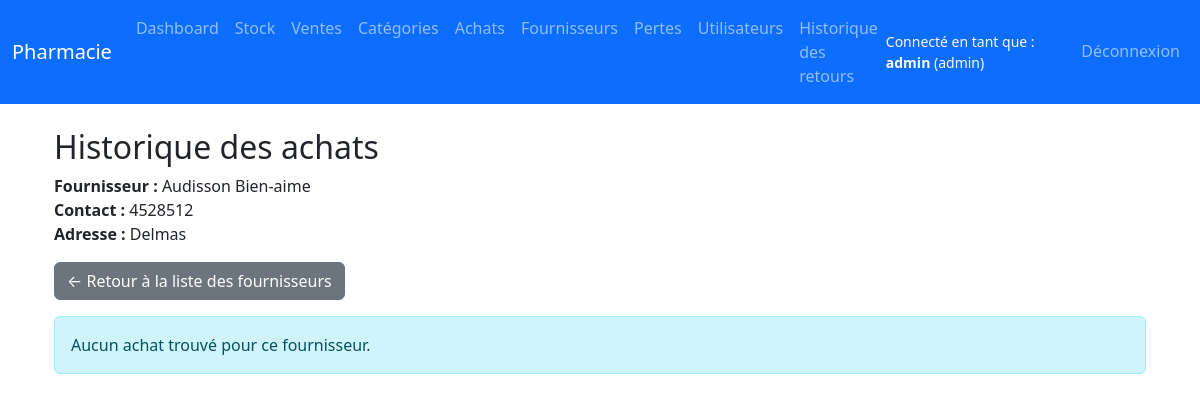
Page /suppliers/1/purchases (signed in) on the earlier database version.
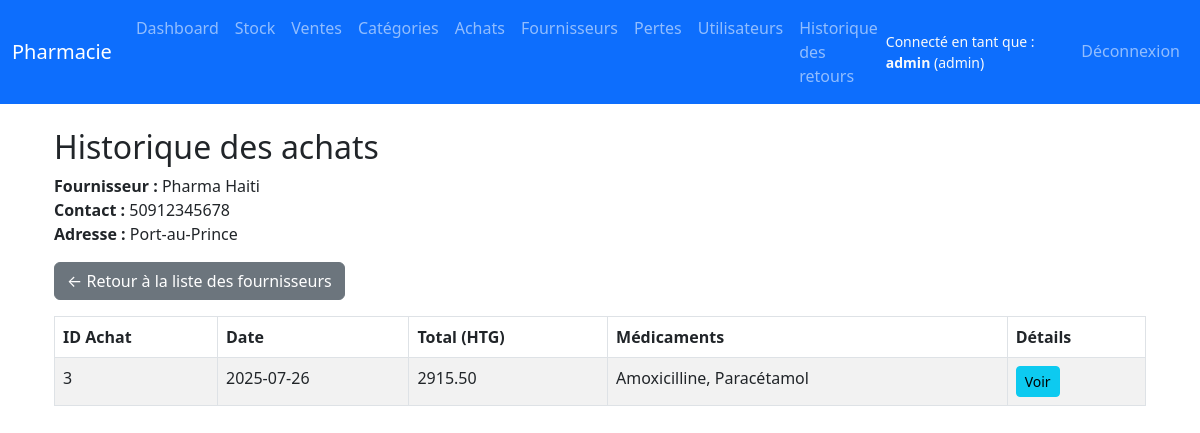
Same page on the later database version.
### app/models.py (models this page shows, shortened)
class Supplier(db.Model):
    id = db.Column(db.Integer, primary_key=True)
    name = db.Column(db.String(100), nullable=False)
    contact = db.Column(db.String(15))
    address = db.Column(db.Text)
    purchases = db.relationship('Purchase', back_populates='supplier')

class Purchase(db.Model):
    id = db.Column(db.Integer, primary_key=True)
    supplier_id = db.Column(db.Integer, db.ForeignKey('supplier.id'), nullable=False)
    purchase_date = db.Column(db.DateTime, default=datetime.utcnow)
    commentaire = db.Column(db.Text, nullable=True)
    supplier = db.relationship('Supplier', back_populates='purchases')
    items = db.relationship('PurchaseItem', back_populates='purchase', cascade='all, delete-orphan')
    @property
    def total_amount(self):
        return sum(item.total_price for item in self.items or [])
    @property
    def medications(self):
        return [item.drug.name for item in self.items if item.drug]

class PurchaseItem(db.Model):
    id = db.Column(db.Integer, primary_key=True)
    purchase_id = db.Column(db.Integer, db.ForeignKey('purchase.id'), nullable=False)
    drug_id = db.Column(db.Integer, db.ForeignKey('drug.id'), nullable=False)
    quantity = db.Column(db.Integer, nullable=False)
    unit_price = db.Column(db.Float, nullable=False)
    purchase = db.relationship('Purchase', back_populates='items')
    drug = db.relationship('Drug', back_populates='purchase_items')
    @property
    def total_price(self):
        return self.quantity * self.unit_price

class Drug(db.Model):
    id = db.Column(db.Integer, primary_key=True)
    name = db.Column(db.String(100), nullable=False)
    unit = db.Column(db.String(30))  # comprimé, flacon, etc.
    price = db.Column(db.Float, nullable=False)
    expiration_date = db.Column(db.Date, nullable=False)
    commentaire = db.Column(db.Text, nullable=True)
    category_id = db.Column(db.Integer, db.ForeignKey('category.id'), nullable=True)
    category = db.relationship('Category', back_populates='drugs')
    sales = db.relationship('SaleItem', back_populates='drug')
    losses = db.relationship('LossRecord', back_populates='drug')
    purchase_items = db.relationship('PurchaseItem', back_populates='drug')

### app/routes/supplier.py (the view)
@bp.route('/<int:supplier_id>/purchases')
@login_required
@staff_required
def supplier_purchases(supplier_id):
    supplier = Supplier.query.get_or_404(supplier_id)
    purchases = supplier.purchases
    return render_template('suppliers/purchases.html', supplier=supplier, purchases=purchases)

### app/routes/auth.py (called while the page is built)
@login_manager.user_loader
def load_user(user_id):
    return User.query.get(int(user_id))

### app/routes/supplier.py (called while the page is built)
def staff_required(f):
    from functools import wraps
    @wraps(f)
    def decorated_function(*args, **kwargs):
        if not current_user.is_authenticated or current_user.role not in ['admin', 'pharmacien']:
            abort(403)
        return f(*args, **kwargs)
    return decorated_function

### app/templates/suppliers/purchases.html
{% extends 'base.html' %}
{% block content %}
<div class="container mt-4">
  <h2>Historique des achats</h2>
  <p>
    <strong>Fournisseur :</strong> {{ supplier.name }}<br>
    {% if supplier.contact %}<strong>Contact :</strong> {{ supplier.contact }}<br>{% endif %}
    {% if supplier.address %}<strong>Adresse :</strong> {{ supplier.address }}{% endif %}
  </p>
  <a href="{{ url_for('supplier.list_suppliers') }}" class="btn btn-secondary mb-3">← Retour à la liste des fournisseurs</a>
  {% if purchases %}
  <table class="table table-striped table-bordered">
    <thead>
      <tr>
        <th>ID Achat</th>
        <th>Date</th>
        <th>Total (HTG)</th>
        <th>Médicaments</th>
        <th>Détails</th>
      </tr>
    </thead>
    <tbody>
      {% for purchase in purchases %}
      <tr>
        <td>{{ purchase.id }}</td>
        <td>{{ purchase.purchase_date.strftime('%Y-%m-%d') }}</td>
        <td>{{ '%.2f'|format(purchase.total_amount) }}</td>
        <td>
          {% if purchase.medications %}
            {{ purchase.medications|join(', ') }}
          {% else %}
            —
          {% endif %}
        </td>
        <td>
          <a href="{{ url_for('purchase.view_purchase', purchase_id=purchase.id) }}" class="btn btn-sm btn-info">
            Voir
          </a>
        </td>
      </tr>
      {% endfor %}
    </tbody>
  </table>
  {% else %}
    <div class="alert alert-info">
      Aucun achat trouvé pour ce fournisseur.
    </div>
  {% endif %}
</div>
{% endblock %}

Differences in the rows shown:
changed Supplier: name "Audisson Bien-aime" → "Pharma Haiti"; contact "4528512" → "50912345678"; address "Delmas" → "Port-au-Prince"
added Purchase: id "3", purchase_date "2025-07-26", medications "Amoxicilline, Paracétamol"
now on this page (row unchanged): PurchaseItem: total_amount "2915.50"
Other differences:
text no longer shown: "Aucun achat trouvé pour ce fournisseur."
text now shown: "ID Achat Date Total (HTG) Médicaments Détails"
